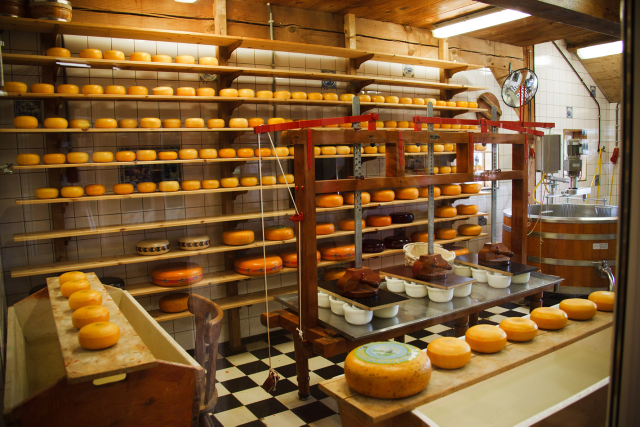
#> input picture datasets/synthetic-raw/bg-images/cheese-factory-871296752428Jfk.jpg, 1280 x 853 px (shown at 1/2 size); its folder holds 4 pictures in this run
$ python generate-synthetic-images.py
#> lines starting #> are read from the running program, lines starting #| are printed output that depends on the picture; pictures that were not available may be replaced by others from this repository, and a replacement may not be noted
# Generate synthetic data by putting bees on other images

from PIL import Image, ImageDraw
import random
import os
import uuid
from pathlib import Path

BG_DIR = '../datasets/synthetic-raw/bg-images'
FG_DIR = '../datasets/synthetic-raw/bee/drones'
LABEL_SAVE_PATH = '../datasets/synthetics/labels'
IMAGE_SAVE_PATH = '../datasets/synthetics/images'

DRONE_LABEL = 0
WORKER_LABEL = 1

def intersects(this, that):
    '''Detect if one rectangle intersects another'''
    return not (
        this['x'] + this['width'] < that['x']
        or that['x'] + that['width'] < this['x']
        or this['y'] + this['height'] < that['y']
        or that['y'] + that['height'] < this['y']
    )

def random_file(p):
    '''Return full path to a random file from a directory'''
    f = random.choice([x for x in os.listdir(p) if os.path.isfile(os.path.join(p, x))])
    return os.path.join(p, f)

def add_bee(ctx):
    '''Add a bee at a random position, scaled and rotated, and update context with box position and size'''
    fg_file = random_file(FG_DIR)
    fg_image = Image.open(fg_file)
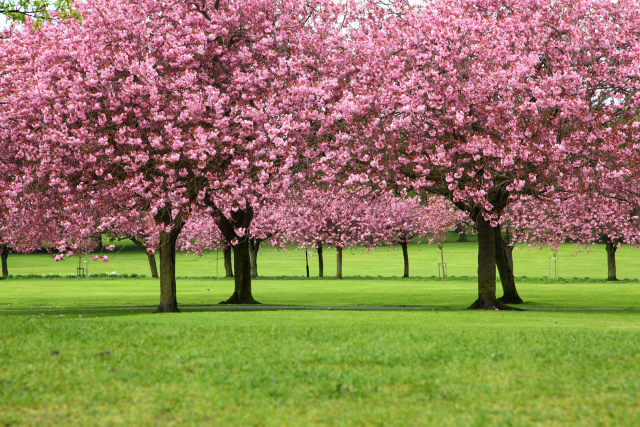
#> input picture datasets/synthetic-raw/bg-images/1-1275673689tHg9.jpg, 1280 x 853 px, given as the content of the folder ../datasets/synthetic-raw/bee/drones, which was not available (shown at 1/2 size)
#> fg_image is the input picture: PIL image 1280x853 RGB; mean R, G, B 145.6, 127, 88.9

    rotation = random.uniform(0, 360)
    fg_image = fg_image.rotate(rotation, expand=1)
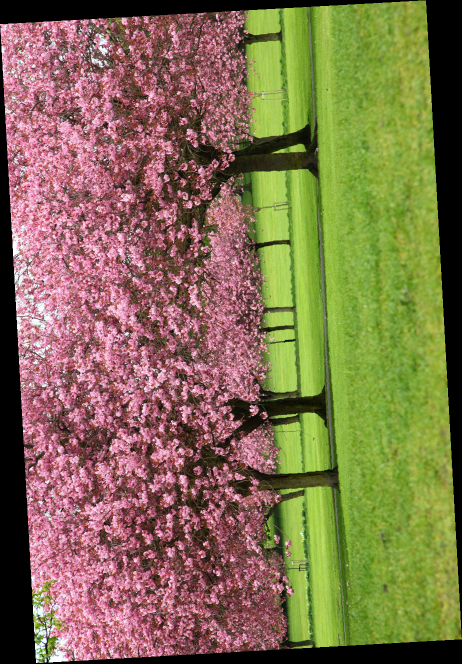
#> fg_image: PIL image 924x1327 RGB (shown at 1/2 size); mean R, G, B 129.6, 113.1, 79.2

    scale = random.uniform(0.75, 1.5)
    fg_width, fg_height = fg_image.size
#> fg_width = 924; fg_height = 1327
    fg_width = int(fg_width * scale)
#> fg_width = 1047
    fg_height = int(fg_height * scale)
#> fg_height = 1504
    fg_image = fg_image.resize((fg_width, fg_height))
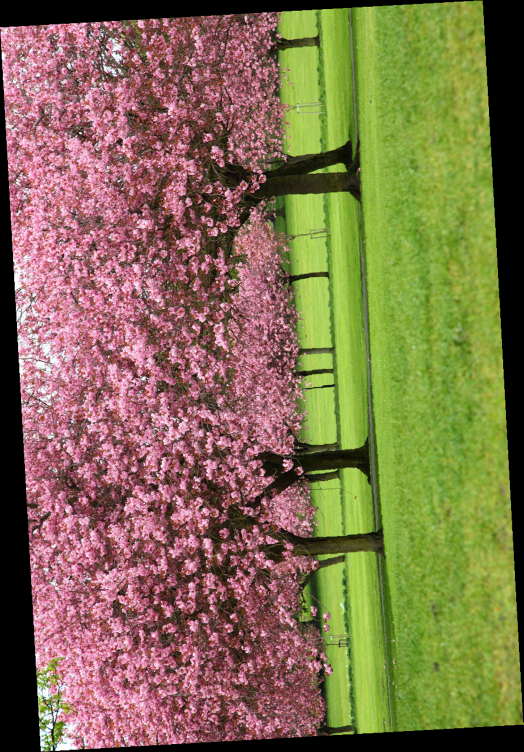
#> fg_image: PIL image 1047x1504 RGB (shown at 1/2 size); mean R, G, B 129.6, 113.1, 79.2

    bg_width, bg_height = ctx['image'].size
#> bg_width = 1280; bg_height = 853

    done = False
    while not done:
        x0 = random.randint(0, bg_width - fg_width)
        y0 = random.randint(0, bg_height - fg_height)

        box = {
            'x': x0 / bg_width,
            'y': y0 / bg_height,
            'width': fg_width / bg_width,
            'height': fg_height / bg_height,
        }

        done = not any([intersects(box, b) for b in ctx['boxes']])

    ctx['image'].paste(fg_image, (x0, y0), fg_image)
    ctx['boxes'].append(box)

    # Uncomment to draw bounding boxes round bees, useful when developing the script
    # draw = ImageDraw.Draw(ctx['image'])
    # draw.rectangle(((x0, y0), (x0 + fg_width, y0 + fg_height)), outline='blue', width=3)

    yolo_line = f'{DRONE_LABEL} {box["x"]} {box["y"]} {box["width"]} {box["height"]}'
    return yolo_line

if __name__ == '__main__':
    bg_file = random_file(BG_DIR)
    ctx = {
        'image': Image.open(bg_file),
        'boxes': [],
    }

    n_bees = random.randint(2,5)
#> (the run stopped early here; a loop or call above may not have finished)
